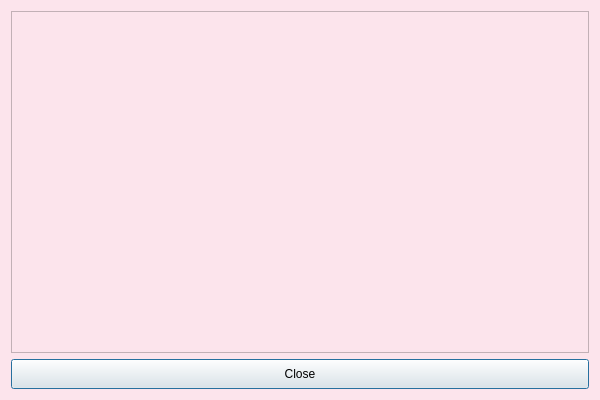
<?xml version="1.0" encoding="UTF-8"?>
<ui version="4.0">
 <class>MoodLogDialog</class>
 <widget class="QDialog" name="MoodLogDialog">
  <property name="geometry">
   <rect>
    <x>0</x>
    <y>0</y>
    <width>600</width>
    <height>400</height>
   </rect>
  </property>
  <property name="windowTitle">
   <string>Mood Log</string>
  </property>
  <property name="styleSheet">
   <string notr="true">QDialog
{
	Background-color:#fce4ec;
}</string>
  </property>
  <layout class="QVBoxLayout" name="verticalLayout">
   <item>
    <widget class="QTableView" name="moodTableView">
     <property name="styleSheet">
      <string notr="true">
	Background-color:#fce4ec;
</string>
     </property>
    </widget>
   </item>
   <item>
    <widget class="QPushButton" name="closeButton">
     <property name="minimumSize">
      <size>
       <width>80</width>
       <height>30</height>
      </size>
     </property>
     <property name="text">
      <string>Close</string>
     </property>
    </widget>
   </item>
  </layout>
 </widget>
 <resources/>
 <connections/>
</ui>
